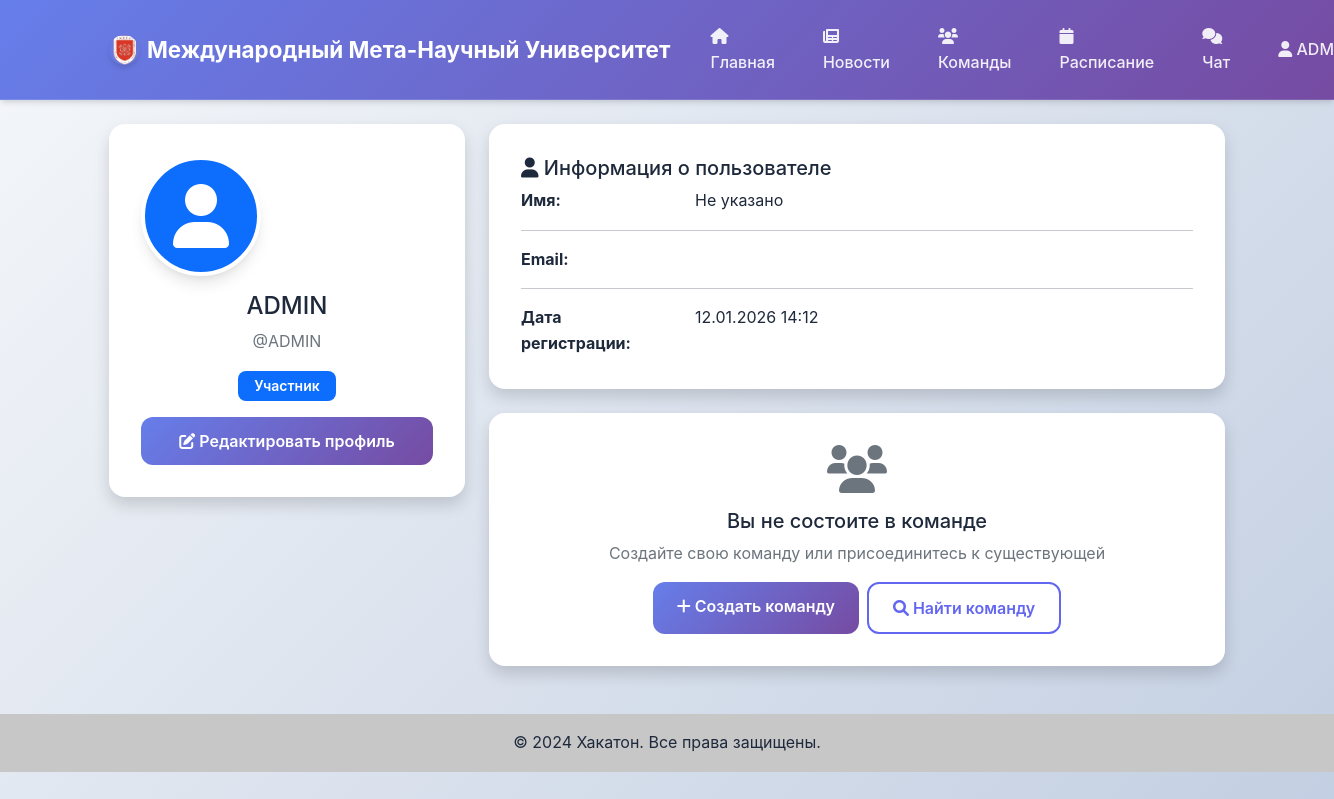
/accounts/profile/ (signed in), run on an earlier commit of the app's database.
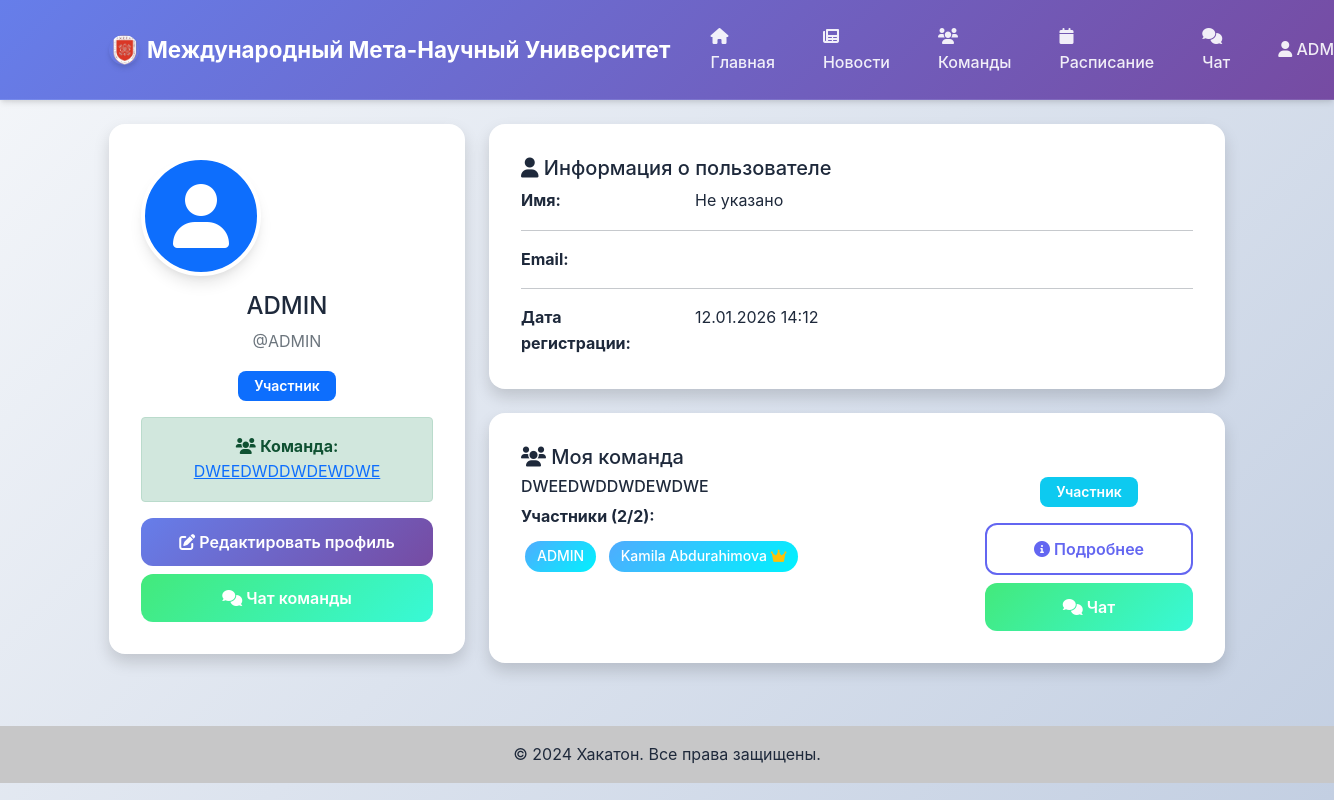
And on a later commit of the database.
### accounts/models.py (models this page shows, shortened)
class User(AbstractUser):
    ROLE_CHOICES = [
        ('participant', 'Участник'),
        ('admin', 'Администратор'),
    ]
    role = models.CharField(max_length=20, choices=ROLE_CHOICES, default='participant')
    skills = models.TextField(blank=True, help_text="Навыки через запятую")
    about = models.TextField(blank=True, help_text="О себе")
    team = models.ForeignKey('teams.Team', on_delete=models.SET_NULL, null=True, blank=True, related_name='members')
    created_at = models.DateTimeField(auto_now_add=True)

### teams/models.py (models this page shows, shortened)
class Team(models.Model):
    id = models.AutoField(primary_key=True)
    name = models.CharField(max_length=100, unique=True)
    description = models.TextField(blank=True)
    leader = models.ForeignKey(settings.AUTH_USER_MODEL, on_delete=models.CASCADE, related_name='led_teams')
    max_members = models.IntegerField(default=4)
    created_at = models.DateTimeField(auto_now_add=True)
    is_active = models.BooleanField(default=True)
    def member_count(self):
        return self.members.count()

### accounts/views.py (the view)
# urls.py: path('profile/', views.ProfileView.as_view(), name='profile'),
class ProfileView(LoginRequiredMixin, DetailView):
    model = User
    template_name = 'accounts/profile.html'
    context_object_name = 'user_profile'
    def get_object(self):
        return get_object_or_404(User, username=self.request.user.username)

### templates/accounts/profile.html (shortened to what the changed rows need)
{% extends 'base.html' %}
{% load static %}
{% load news_filters %}
{% block content %}
<div class="row">
    <div class="col-md-4">
        <div class="card shadow mb-4">
            <div class="card-body text-center">
                {% if user_profile.profile.avatar %}
                    <img src="{{ user_profile.profile.avatar.url }}" alt="Аватар" class="profile-avatar mb-3">
                {% else %}
                    <div class="profile-avatar mb-3 d-flex align-items-center justify-content-center bg-primary text-white">
                        <i class="fas fa-user fa-4x"></i>
                    </div>
                {% endif %}
                <h4>{{ user_profile.get_full_name|default:user_profile.username }}</h4>
                <p class="text-muted">@{{ user_profile.username }}</p>
                <div class="mb-3">
                    {% if user_profile.role == 'admin' %}
                        <span class="badge bg-danger">
                    {% else %}
                        <span class="badge bg-primary">
                    {% endif %}
                        {{ user_profile.get_role_display }}
                    </span>
                </div>
                {% if user_profile.team %}
                    <div class="alert alert-success">
                        <i class="fas fa-users"></i>
                        <strong>Команда:</strong>
                        <a href="{% url 'teams:detail' user_profile.team.pk %}">{{ user_profile.team.name }}</a>
                    </div>
                {% endif %}
                <div class="d-grid gap-2">
                    <a href="{% url 'accounts:profile_edit' %}" class="btn btn-primary">
                        <i class="fas fa-edit"></i> Редактировать профиль
                    </a>
                    {% if user_profile.team %}
                        <a href="{% url 'chat:team_chat' user_profile.team.pk %}" class="btn btn-success">
                            <i class="fas fa-comments"></i> Чат команды
                        </a>
                    {% endif %}
                </div>
            </div>
        </div>
    </div>
    <div class="col-md-8">
        <div class="card shadow mb-4">
            <div class="card-body">
                <div class="row">
                    <div class="col-sm-3"><strong>Имя:</strong></div>
                    <div class="col-sm-9">{{ user_profile.get_full_name|default:'Не указано' }}</div>
                </div>
                <div class="row">
                    <div class="col-sm-3"><strong>Дата регистрации:</strong></div>
                    <div class="col-sm-9">{{ user_profile.created_at|date:"d.m.Y H:i" }}</div>
                </div>
            </div>
        </div>
        {% if user_profile.team %}
            <div class="card shadow">
                <div class="card-body">
                    <h5 class="card-title">
                        <i class="fas fa-users"></i> Моя команда
                    </h5>
                    <div class="row">
                        <div class="col-md-8">
                            <h6>{{ user_profile.team.name }}</h6>
                            <div class="mb-3">
                                <strong>Участники ({{ user_profile.team.member_count }}/{{ user_profile.team.max_members }}):</strong>
                                <div class="team-members mt-2">
                                    {% for member in user_profile.team.members.all %}
                                        <span class="member-badge">
                                            {{ member.get_full_name|default:member.username }}
                                            {% if member == user_profile.team.leader %}
                                                <i class="fas fa-crown text-warning" title="Лидер"></i>
                                            {% endif %}
                                        </span>
                                    {% endfor %}
                                </div>
                            </div>
                        </div>
                        <div class="col-md-4 text-center">
                            <div class="mb-3">
                                {% if user_profile.team.leader == user_profile %}
                                    <span class="badge bg-warning text-dark">Лидер команды</span>
                                {% else %}
                                    <span class="badge bg-info">Участник</span>
                                {% endif %}
                            </div>
                            <div class="d-grid gap-2">
                                <a href="{% url 'teams:detail' user_profile.team.pk %}" class="btn btn-outline-primary">
                                    <i class="fas fa-info-circle"></i> Подробнее
                                </a>
                                <a href="{% url 'chat:team_chat' user_profile.team.pk %}" class="btn btn-success">
                                    <i class="fas fa-comments"></i> Чат
                                </a>
                            </div>
                        </div>
                    </div>
                </div>
            </div>
        {% else %}
            <div class="card shadow">
                <div class="card-body text-center">
                    <i class="fas fa-users fa-3x text-muted mb-3"></i>
                    <h5>Вы не состоите в команде</h5>
                    <p class="text-muted">Создайте свою команду или присоединитесь к существующей</p>
                    <div class="d-grid gap-2 d-md-flex justify-content-md-center">
                        <a href="{% url 'teams:create' %}" class="btn btn-primary">
                            <i class="fas fa-plus"></i> Создать команду
                        </a>
                        <a href="{% url 'teams:list' %}" class="btn btn-outline-primary">
                            <i class="fas fa-search"></i> Найти команду
                        </a>
                    </div>
                </div>
            </div>
        {% endif %}
    </div>
</div>
{% endblock %}

### templates/base.html (shortened to what this page needs)
<!DOCTYPE html>
<html lang="ru">
<head>
    <link href="https://cdn.jsdelivr.net/npm/bootstrap@5.1.3/dist/css/bootstrap.min.css" rel="stylesheet">
    <link href="https://cdnjs.cloudflare.com/ajax/libs/font-awesome/6.0.0/css/all.min.css" rel="stylesheet">
    {% load static %}
    <link href="{% static 'css/style.css' %}" rel="stylesheet">
</head>
<body>
    <nav class="navbar navbar-expand-lg navbar-dark bg-primary">
        <div class="container">
            <a class="navbar-brand" href="{% url 'news:home' %}">
                <img src="{% static 'images/university-logo.png' %}" alt="Логотип" width="30" height="30" class="d-inline-block align-text-top me-2">
                Международный Мета-Научный Университет
            </a>
            <div class="collapse navbar-collapse" id="navbarNav">
                <ul class="navbar-nav me-auto">
                    <li class="nav-item">
                        <a class="nav-link" href="{% url 'news:home' %}">
                            <i class="fas fa-home"></i> Главная
                        </a>
                    </li>
                    <li class="nav-item">
                        <a class="nav-link" href="{% url 'news:list' %}">
                            <i class="fas fa-newspaper"></i> Новости
                        </a>
                    </li>
                    <li class="nav-item">
                        <a class="nav-link" href="{% url 'teams:list' %}">
                            <i class="fas fa-users"></i> Команды
                        </a>
                    </li>
                    <li class="nav-item">
                        <a class="nav-link" href="{% url 'news:schedule' %}">
                            <i class="fas fa-calendar"></i> Расписание
                        </a>
                    </li>
                    {% if user.is_authenticated %}
                        <li class="nav-item">
                            <a class="nav-link" href="{% url 'chat:list' %}">
                                <i class="fas fa-comments"></i> Чат
                            </a>
                        </li>
                    {% endif %}
                </ul>
                <ul class="navbar-nav">
                    {% if user.is_authenticated %}
                        <li class="nav-item dropdown">
                            <a class="nav-link dropdown-toggle" href="#" id="navbarDropdown" role="button" data-bs-toggle="dropdown">
                                <i class="fas fa-user"></i> {{ user.username }}
                            </a>
                        </li>
                    {% endif %}
                </ul>
            </div>
        </div>
    </nav>
    <main class="container mt-4">
        {% block content %}
        {% endblock %}
    </main>
    <footer class="bg-light text-center text-lg-start mt-5">
        <div class="text-center p-3" style="background-color: rgba(0, 0, 0, 0.2);">
            © 2024 Хакатон. Все права защищены.
        </div>
    </footer>
</body>
</html>

What changed in the data, as far as the page shows it:
now on one of the page's lists (row edited): User: get_full_name "ADMIN"
changed User "ADMIN": team_id empty → 3 (drawn); team.name (not shown) → "DWEEDWDDWDEWDWE"; team.member_count (not shown) → "2"; team.max_members (not shown) → "2"
added User: get_full_name "Kamila Abdurahimova"
Also different on the page:
text no longer shown: "Вы не состоите в команде Создайте свою команду или присоединитесь к существующей Создать команду Найти команду"
text now shown: "Команда: Чат команды Моя команда Участники ( / ): Участник Подробнее Чат"
